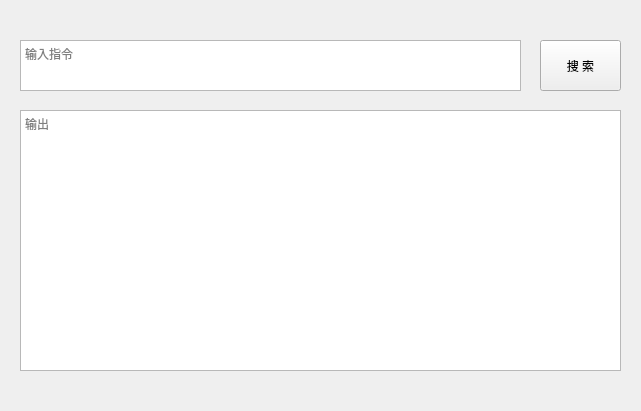
<?xml version="1.0" encoding="UTF-8"?>
<ui version="4.0">
 <class>Form</class>
 <widget class="QWidget" name="Form">
  <property name="geometry">
   <rect>
    <x>0</x>
    <y>0</y>
    <width>641</width>
    <height>411</height>
   </rect>
  </property>
  <property name="windowTitle">
   <string>ChatGpt搜索</string>
  </property>
  <property name="windowIcon">
   <iconset resource="../qrc/chat.qrc">
    <normaloff>:/img/pikaqiu.ico</normaloff>:/img/pikaqiu.ico</iconset>
  </property>
  <widget class="QPushButton" name="pushButton_search">
   <property name="geometry">
    <rect>
     <x>540</x>
     <y>40</y>
     <width>81</width>
     <height>51</height>
    </rect>
   </property>
   <property name="text">
    <string>搜 索</string>
   </property>
  </widget>
  <widget class="QTextEdit" name="textEdit_input">
   <property name="geometry">
    <rect>
     <x>20</x>
     <y>40</y>
     <width>501</width>
     <height>51</height>
    </rect>
   </property>
   <property name="sizeAdjustPolicy">
    <enum>QAbstractScrollArea::AdjustIgnored</enum>
   </property>
   <property name="textInteractionFlags">
    <set>Qt::LinksAccessibleByKeyboard|Qt::LinksAccessibleByMouse|Qt::TextBrowserInteraction|Qt::TextEditable|Qt::TextEditorInteraction|Qt::TextSelectableByKeyboard|Qt::TextSelectableByMouse</set>
   </property>
   <property name="placeholderText">
    <string>输入指令</string>
   </property>
  </widget>
  <widget class="QTextEdit" name="textEdit_out">
   <property name="geometry">
    <rect>
     <x>20</x>
     <y>110</y>
     <width>601</width>
     <height>261</height>
    </rect>
   </property>
   <property name="placeholderText">
    <string>输出</string>
   </property>
  </widget>
 </widget>
 <resources>
  <include location="../qrc/chat.qrc"/>
 </resources>
 <connections/>
</ui>
